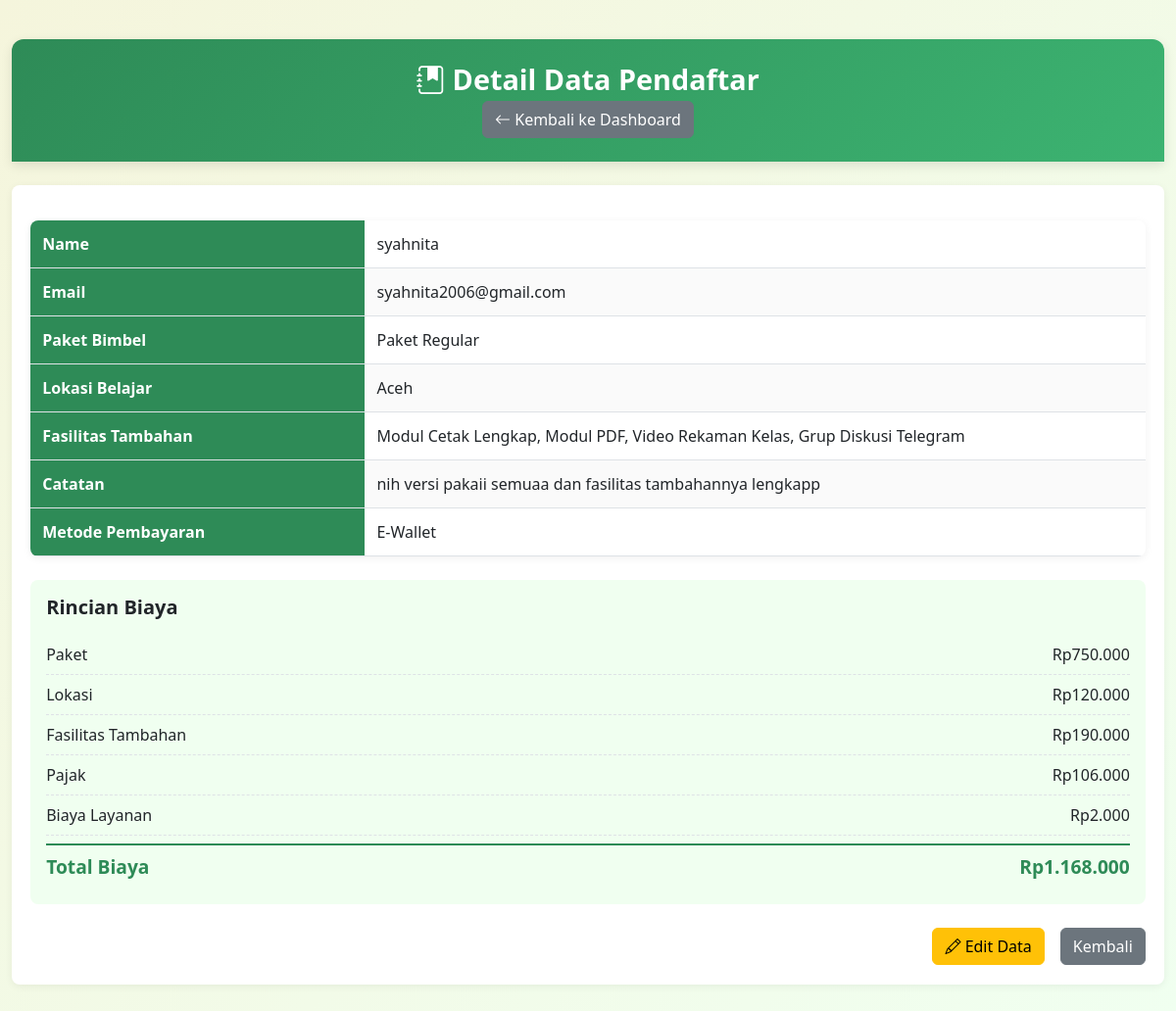
The page /detail.php?id=20 on the database its author committed.
### tables this page shows
CREATE TABLE `pendaftar` (
  `id` int(11) NOT NULL,
  `nama` varchar(100) NOT NULL,
  `email` varchar(100) NOT NULL,
  `paket` varchar(50) NOT NULL,
  `fasilitas` text DEFAULT NULL,
  `lokasi` varchar(50) DEFAULT NULL,
  `metode_pembayaran` varchar(50) DEFAULT NULL,
  `catatan` text DEFAULT NULL,
  `price1` int(11) DEFAULT NULL,
  `price2` int(11) DEFAULT NULL,
  `price3` int(11) DEFAULT NULL,
  `price4` int(11) DEFAULT NULL,
  `tax` int(11) DEFAULT NULL,
  `taxes` int(11) DEFAULT NULL,
  `total_biaya` int(11) DEFAULT NULL,
  `tanggal_daftar` datetime NOT NULL DEFAULT current_timestamp()
);

### detail.php (the view, shortened to what this page needs)
<?php
include 'php/koneksi.php';
$id = $_GET['id'];
$sql = "SELECT * FROM pendaftar WHERE id = $id";
$query = mysqli_query($koneksi, $sql);
$data = mysqli_fetch_assoc($query);
?>
<!DOCTYPE html>
<html lang="id">
<head>
    <link href="https://cdn.jsdelivr.net/npm/bootstrap@5.3.2/dist/css/bootstrap.min.css" rel="stylesheet">
    <link rel="stylesheet" href="https://cdn.jsdelivr.net/npm/bootstrap-icons@1.11.1/font/bootstrap-icons.css">
    <link rel="stylesheet" href="style.css">
</head>
<body>
    <div class="container mt-4">
        <div class="header text-center mb-4">
            <h1><i class="bi bi-journal-bookmark-fill"></i> Detail Data Pendaftar</h1>
            <a href="index.php" class="btn btn-secondary">
                <i class="bi bi-arrow-left"></i> Kembali ke Dashboard
            </a>
        </div>
        <div class="card">
            <div class="card-body">
                <table class="result-table">
                    <tr>
                        <th>Name</th>
                        <td><?php echo htmlspecialchars($data['nama']); ?></td>
                    </tr>
                    <tr>
                        <th>Email</th>
                        <td><?php echo htmlspecialchars($data['email']); ?></td>
                    </tr>
                    <tr>
                        <th>Paket Bimbel</th>
                        <td><?php echo htmlspecialchars($data['paket']); ?></td>
                    </tr>
                    <tr>
                        <th>Lokasi Belajar</th>
                        <td><?php echo htmlspecialchars($data['lokasi']); ?></td>
                    </tr>
                    <tr>
                        <th>Fasilitas Tambahan</th>
                        <td>
                            <?php
                            if (!empty($data['fasilitas'])) {
                                echo nl2br(htmlspecialchars($data['fasilitas']));
                            } else {
                                echo '-';
                            }
                            ?>
                        </td>
                    </tr>
                    <tr>
                        <th>Catatan</th>
                        <td><?php echo nl2br(htmlspecialchars($data['catatan'])); ?></td>
                    </tr>
                    <tr>
                        <th>Metode Pembayaran</th>
                        <td><?php echo htmlspecialchars($data['metode_pembayaran']); ?></td>
                    </tr>
                </table>
                <?php if ($data['paket'] !== 'Undefined' && !empty($data['paket'])): ?>
                <div class="total-price-section mt-4">
                    <h5 class="mb-3">Rincian Biaya</h5>
                    <div class="price-breakdown">
                        <div class="price-item">
                            <span>Paket</span>
                            <span>Rp<?php echo number_format($data['price1'], 0, ',', '.'); ?></span>
                        </div>
                        <div class="price-item">
                            <span>Lokasi</span>
                            <span>Rp<?php echo number_format($data['price2'], 0, ',', '.'); ?></span>
                        </div>
                        <div class="price-item">
                            <span>Fasilitas Tambahan</span>
                            <span>Rp<?php echo number_format($data['price3'], 0, ',', '.'); ?></span>
                        </div>
                        <div class="price-item">
                            <span>Pajak</span>
                            <span>Rp<?php echo number_format($data['tax'], 0, ',', '.'); ?></span>
                        </div>
                        <div class="price-item">
                            <span>Biaya Layanan</span>
                            <span>
                                <?php
                                $paymentFee = 0;
                                if ($data['metode_pembayaran'] == 'Transfer Bank') $paymentFee = 3000;
                                elseif ($data['metode_pembayaran'] == 'E-Wallet') $paymentFee = 2000;
                                echo 'Rp' . number_format($paymentFee, 0, ',', '.');
                                ?>
                            </span>
                        </div>
                        <div class="price-item total-price">
                            <span>Total Biaya</span>
                            <span>Rp<?php echo number_format($data['total_biaya'], 0, ',', '.'); ?></span>
                        </div>
                    </div>
                </div>
                <?php endif; ?>
                <div class="d-grid gap-2 d-md-flex justify-content-md-end mt-4">
                    <a href="edit.php?id=<?php echo $data['id']; ?>" class="btn btn-warning me-md-2">
                        <i class="bi bi-pencil"></i> Edit Data
                    </a>
                    <a href="index.php" class="btn btn-secondary">Kembali</a>
                </div>
            </div>
        </div>
    </div>
</body>
</html>

### style.css (style rules this page uses)
:root { --primary-color: #2E8B57; --secondary-color: #3CB371; --accent-color: #F5F5DC; --text-color: #2F4F4F; --light-color: #F0FFF0; --error-color: #dc3545; --success-color: #198754; --card-color: #FFFFFF; --reset-color: #dc3545; --reset-hover: #c82333; }
* { margin: 0; padding: 0; box-sizing: border-box; }
body { background: linear-gradient(135deg, #F5F5DC 0%, #F0FFF0 100%); color: var(--text-color); font-family: 'Segoe UI', Tahoma, Geneva, Verdana, sans-serif; min-height: 100vh; display: flex; flex-direction: column; padding: 1rem 0; }
.header { background: linear-gradient(135deg, var(--primary-color), var(--secondary-color)); color: white; padding: 1.5rem; border-radius: 12px 12px 0 0; box-shadow: 0 4px 12px rgba(0, 0, 0, 0.1); margin-bottom: 0; }
.header h1 { font-size: 1.8rem; font-weight: 700; margin-bottom: 0.3rem; }
.card { border: none; border-radius: 8px; box-shadow: 0 2px 8px rgba(0, 0, 0, 0.06); transition: all 0.3s ease; background-color: var(--card-color); overflow: hidden; margin-bottom: 1rem; }
.card-body { padding: 1.2rem; }
h1, h2, h3, h4, h5, h6 { font-weight: 700; }
.result-table { width: 100%; border-collapse: collapse; margin: 1rem 0; box-shadow: 0 2px 8px rgba(0, 0, 0, 0.06); border-radius: 8px; overflow: hidden; }
.result-table th, .result-table td { padding: 0.75rem; text-align: left; border-bottom: 1px solid #dee2e6; }
.result-table th { background-color: var(--primary-color); color: white; font-weight: 600; width: 30%; }
.result-table tr:nth-child(even) { background-color: rgba(0, 0, 0, 0.02); }
.total-price-section { background-color: var(--light-color); padding: 1rem; border-radius: 8px; margin-top: 1rem; }
.price-breakdown { margin-top: 1rem; }
.price-item { display: flex; justify-content: space-between; padding: 0.5rem 0; border-bottom: 1px dashed #dee2e6; }
.price-item:last-child { border-bottom: none; }
.total-price { font-weight: bold; font-size: 1.2rem; color: var(--primary-color); margin-top: 0.5rem; padding-top: 0.5rem; border-top: 2px solid var(--primary-color); }
.btn-warning { background-color: #ffc107; border-color: #ffc107; color: #000; }
.container { max-width: 1200px; }

### rows shown on the page
pendaftar: nama "syahnita", email "syahnita2006@gmail.com", paket "Paket Regular", lokasi "Aceh", fasilitas "Modul Cetak Lengkap, Modul PDF, Video Rekaman Kelas, Grup Diskusi Telegram", catatan "nih versi pakaii semuaa dan fasilitas tambahannya lengkapp", metode_pembayaran "E-Wallet", price1 "750.000", price2 "120.000", price3 "190.000", tax "106.000", metode_pembayaran "2.000", total_biaya "1.168.000"
